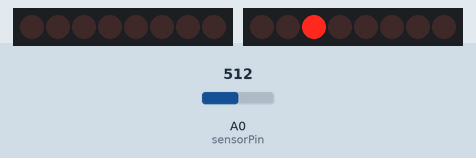
Recording of a sketch running on a simulated Arduino Uno, built with avr-gcc and run on an emulated ATmega328P. On the bench: 2 × 8 shift-register outputs drawn as a row of LEDs (first output left, lit = HIGH). Wiring (inferred from the names in the program): 2 × shift register (74HC595): data pin 2, shift clock pin 3, latch pin 4 / data pin 5, shift clock pin 6, latch pin 7. Wiring (inferred from the signals the program sends): 2 × row of LEDs: on Q0, Q1, Q2, Q3, Q4, Q5, Q6, Q7 / on Q0, Q1, Q2, Q3, Q4, Q5, Q6, Q7. Inputs (shaded band) come from the test bench; at power-on: A0 (sensorPin) = 512. Random numbers use the default seed unless the sketch sets one.

Above: at 2.8 s.
2.9 s: A0 (sensorPin) set to 5
At 5.2 s:
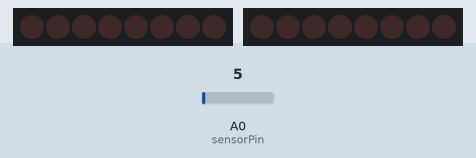
5.6 s: A0 (sensorPin) set to 25
At 6.0 s:
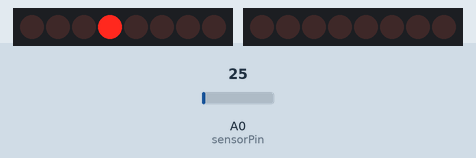
8.6 s: A0 (sensorPin) set to 0
11.3 s: A0 (sensorPin) set to 17
At 11.7 s:
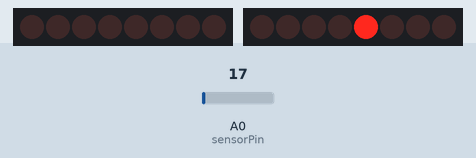
Timing chart, 0 to 15.3 s (numbered marks = the images above; inputs shaded):
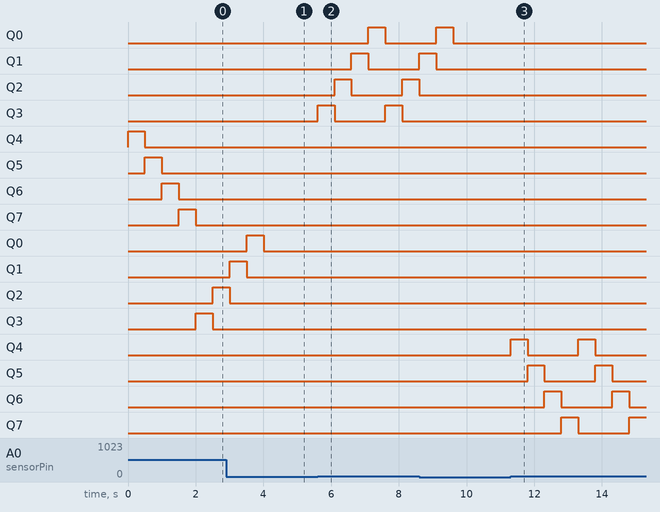

Measured:
- after the input at 5.6 s, Q0: LOW → HIGH after 1.5 s, → LOW 0.50 s later; Q1: LOW → HIGH after 1.0 s, → LOW 0.50 s later; Q2: LOW → HIGH after 0.50 s, → LOW 0.50 s later, → HIGH 1.5 s later; Q3: alternates HIGH for 0.50 s and LOW for 1.5 s, starting at once
- after the input at 11.3 s, Q4: alternates HIGH for 0.50 s and LOW for 1.5 s, starting at once; Q5: alternates HIGH for 0.50 s and LOW for 1.5 s, starting after 0.50 s; Q6: alternates HIGH for 0.50 s and LOW for 1.5 s, starting after 1.0 s; Q7: LOW → HIGH after 1.5 s, → LOW 0.50 s later, → HIGH 1.5 s later

The sketch:

Ng_Lab2_ExtraCredit.ino
```cpp
//speaker
const int sensorPin = A0;  // analog pin of the sensor
const int THRESHOLD = 15;

//shift register1, yellow and red
int datapin = 2;
int clockpin = 3;
int latchpin = 4;

//shift register2, green and blue
int datapin1 = 5;
int clockpin1 = 6;
int latchpin1 = 7;

int alternative=0;

byte data = 0;
byte data1 = 0;
void setup(){
  pinMode(datapin, OUTPUT);
  pinMode(clockpin, OUTPUT);
  pinMode(latchpin, OUTPUT);

  pinMode(datapin1, OUTPUT);
  pinMode(clockpin1, OUTPUT);
  pinMode(latchpin1, OUTPUT);
}


void loop(){
  int val = analogRead(sensorPin);
  if (val >= THRESHOLD && alternative==0 ){
        yellowLine() ;
        alternative=random(4);
        val=0;
  }
  if (val >= THRESHOLD && alternative==1){
        redLine() ;
        alternative=random(4);
        val=0;
   }
  if (val >= THRESHOLD && alternative==2){
        greenLine() ;
        alternative=random(4);
        val=0;
   }
  if (val >= THRESHOLD && alternative==3){
        blueLine() ;
        alternative=random(4);
        val=0;
   }
}

//R&Y
void shiftWrite(int desiredPin, boolean desiredState){
  bitWrite(data,desiredPin,desiredState);
  shiftOut(datapin, clockpin, MSBFIRST, data);
  digitalWrite(latchpin, HIGH);
  digitalWrite(latchpin, LOW);
}

//G & B
void shiftWrite1(int desiredPin1, boolean desiredState1){
  bitWrite(data1,desiredPin1,desiredState1);
  shiftOut(datapin1, clockpin1, MSBFIRST, data1);
  digitalWrite(latchpin1, HIGH);
  digitalWrite(latchpin1, LOW);
}

/*
yellowLine()
*/
void yellowLine()
{
  int index;
  int delayTime = 500;
  for(index = 4; index <= 7; index++){
    shiftWrite(index, HIGH);
    delay(delayTime);
    shiftWrite(index, LOW);
  }
}

/*
redLine()
*/
void redLine()
{
  int index;
  int delayTime = 500;
  for(index = 3; index >= 0; index--){
    shiftWrite(index, HIGH);
    delay(delayTime);
    shiftWrite(index, LOW);
  }
}

/*
greenLine()
*/
void greenLine()
{
  int index;
  int delayTime = 500;
  for(index = 4; index <= 7; index++){
    shiftWrite1(index, HIGH);
    delay(delayTime);
    shiftWrite1(index, LOW);
  }
}

/*
blueLine()
*/
void blueLine()
{
  int index;
  int delayTime = 500;
  for(index = 3; index >= 0; index--){
    shiftWrite1(index, HIGH);
    delay(delayTime);
    shiftWrite1(index, LOW);
  }
}
```
